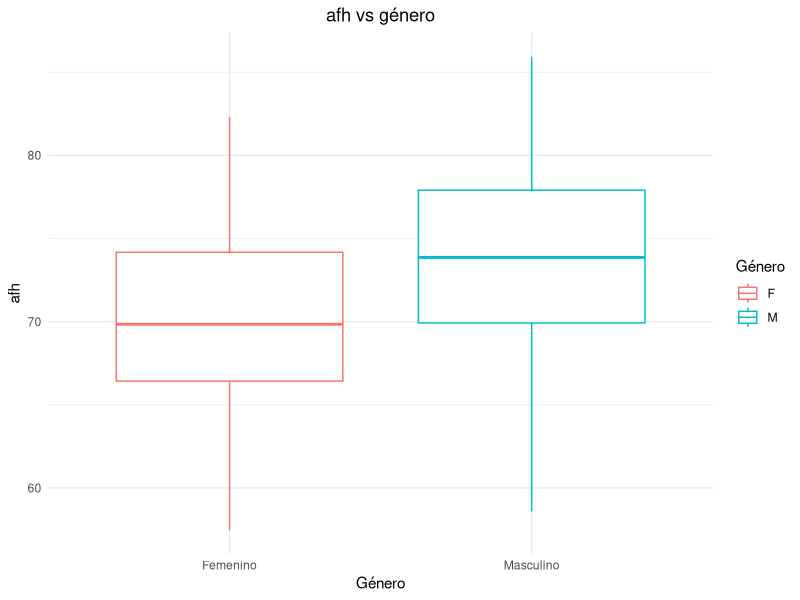
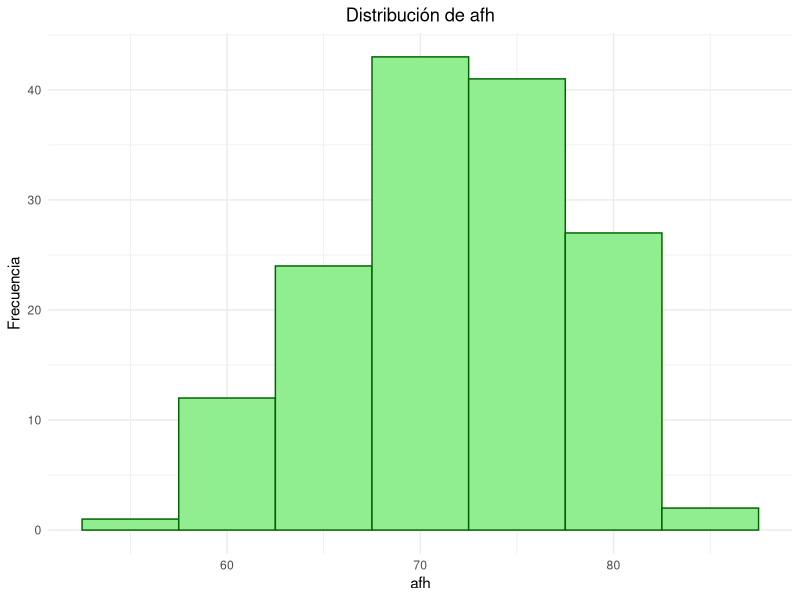
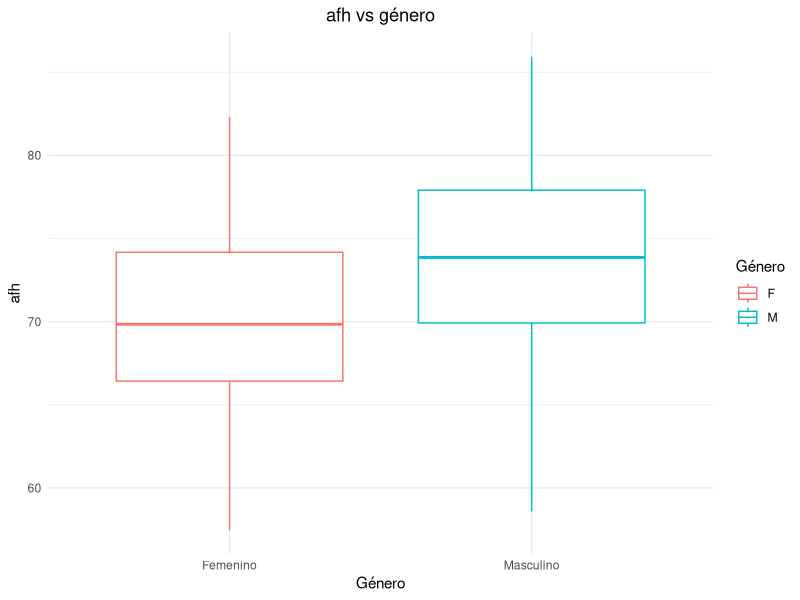
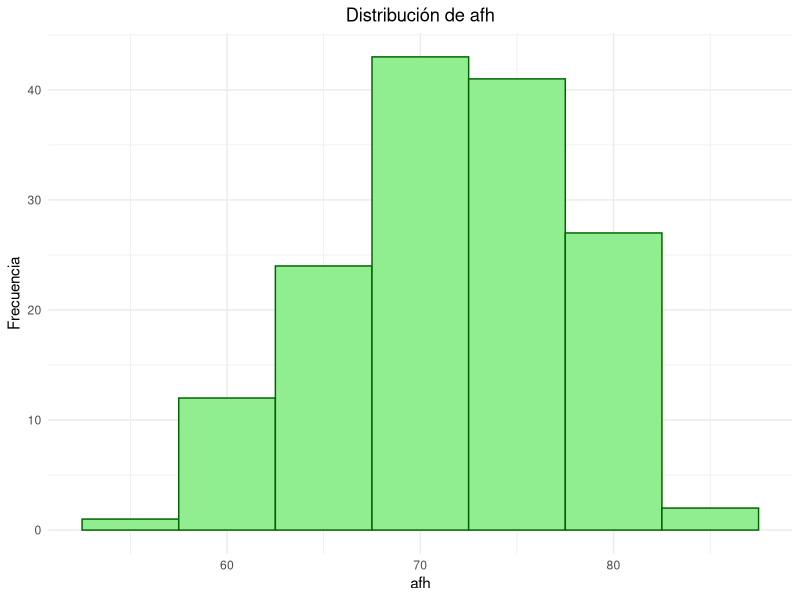

The R script that drew these images, in order:
## ---- chunk 1
knitr::opts_chunk$set(echo = TRUE)
library(tidyverse)
library(knitr)
library(kableExtra)
library(class)
## ---- chunk 2
datos <- read.csv("datosage_6.csv", header = T) %>%
  mutate(gender = as.factor(gender))

ggplot(data = datos) +
  geom_boxplot(mapping = aes(x = gender, y = afh, color = gender)) +
  scale_x_discrete(labels = c("Femenino", "Masculino")) + 
  scale_colour_discrete(labels = c("F", "M")) +
  labs(colour = "Género", title = "afh vs género") + 
  xlab("Género") +
  theme_minimal() +
  theme(plot.title = element_text(hjust = 0.5))
## ---- chunk 3
ggplot(data = datos, aes(x = afh)) +
  geom_histogram(binwidth = 5, 
                 color = "darkgreen", fill = "lightgreen") +
  ylab("Frecuencia") +
  labs(title = "Distribución de afh") +
  theme_minimal() +
  theme(plot.title = element_text(hjust = 0.5))
## ---- chunk 4
#Partiendo los datos aleatoriamente para la modelacion
set.seed(3435)
indexes <- sample(1:dim(datos)[1], 0.8 * dim(datos)[1])

#Particion de los datos
train_data <- datos[indexes, ] %>%
  select(afh, gender) %>%
  mutate(gender = as.numeric(gender))

test_data <- datos[-indexes, ] %>%
  select(gender) %>%
  mutate(gender = as.numeric(gender))

test_response <- datos[-indexes, ] %>%
  select(afh) %>%
  unlist() %>%
  as.numeric()

#NOTA: del factor con niveles 0 y 1, siendo numericos se convierten en 1 y 2
#respectivamente
## ---- chunk 5
#Se usa datos en los indices necesarios porque en dicha bd, gender es un factor
#(lm sí soporta factores)
param <- lm(afh ~ gender, data = datos[indexes, c("afh", "gender")])
## ---- chunk 6
spans <- seq(from = 0.05, to = 0.95, by = 0.025)
mse <- c()
for(i in spans){
  mod_actual <- loess(afh ~ gender, data = train_data, span = i)
  mse <- append(mse, Metrics::mse(train_data$afh, fitted(mod_actual)))
}
#Nota: Para los spans escogidos se cumple que a partir de 0.575 el mse de
#entrenamiento siempre es 31.51
## ---- chunk 7
#Aqui si se usa la base train porque gender es numerica para que loess funcione
nparam <- loess(afh ~ gender, data = train_data)
## ---- chunk 8
#Modelo lineal
afh_hat_param <- predict(param, data.frame(gender =  datos[-indexes, 5]))
mse_param <- Metrics::mse(test_response, afh_hat_param)

#Modelo loess (No parametrico)
afh_hat_np <- predict(nparam, test_data)
mse_np <- Metrics::mse(test_response, afh_hat_np)

#Tabla comparativa
comparacion <- data.frame(MSE = c(mse_param, mse_np) %>% round(3))
rownames(comparacion) <- c("Lineal", "Loess")
kable(comparacion, longtable = T, escape = F, booktabs = T,
      caption = "MSE de los modelos")
## ---- chunk 9

# Lectura de datos
datos3 <- read.csv("datos3.txt", sep = " ", encoding = "UTF-8") 

## ---- chunk 10

# Presentación de tabla en el documento
kable(
      datos3,
      booktabs = T,
      col.names = c("Obs.", "$X_1$", "$X_2$", "$X_3$", "$Y$"),
      align = rep('c', 5),
      escape = F
      ) %>%
      kable_styling(latex_options = c("HOLD_position")) 
## ---- chunk 11
# Se salcula la distancia euclideana con respecto al nuevo punto.
punto <- c(0, 0, 0)

datos3 <- datos3 %>%
            mutate(dis = sqrt( (X1 - punto[1])^2 + (X2 - punto[2])^2 + (X3 - punto[3])^2 ))

## ---- chunk 12
kable(
      datos3[c(1:4, 6, 5)],
      booktabs = T,
      col.names = c("Obs.", "$X_1$", "$X_2$", "$X_3$", "Distancia euclideana", "$Y$"),
      align = rep('c', 5),
      escape = F
      ) %>%
      kable_styling(latex_options = c("HOLD_position")) 
## ---- chunk 13
# Se añade la nueva observación y se escalan los datos
datos3_est <- datos3[,1:5] %>%
                add_row(Obs. = 7,
                        X1 = 0,
                        X2 = 0,
                        X3 = 0, 
                        Y = "Desconocido") %>%
                mutate(X1 = scale(X1),
                       X2 = scale(X2),
                       X3 = scale(X3)) 

# Punto sobre el cual se calcula la distancia
punto <- as.numeric(datos3_est[7,2:4])

# Distancia
datos3_est <- datos3_est %>%
                mutate(dist = sqrt( (X1 - punto[1])^2 + (X2 - punto[2])^2 + (X3 - punto[3])^2 ) )


## ---- chunk 14

# Presentación de tabla en el documento
kable(
      datos3_est[c(1:4, 6, 5)],
      booktabs = T,
      col.names = c("Obs.", "$X_1'$", "$X_2'$", "$X_3'$", "Distancia euclideana", "Y"),
      align = rep('c', 6),
      escape = F
      ) %>%
      kable_styling(latex_options = c("HOLD_position"))  %>%
      row_spec(5, background = "green")
## ---- chunk 15

# Presentación de tabla en el documento
kable(
      datos3_est[c(1:4, 6, 5)],
      booktabs = T,
      col.names = c("Obs.", "$X_1'$", "$X_2'$", "$X_3'$", "Distancia euclideana", "Y"),
      align = rep('c', 6),
      escape = F
      ) %>%
      kable_styling(latex_options = c("HOLD_position"))  %>%
      row_spec(c(4, 5), background = "green") %>%
      row_spec(6, background = "red")
## ---- chunk 16
datos <- read.csv("datosage_6.csv", header = T) %>%
  mutate(gender = as.factor(gender))

ggplot(data = datos) +
  geom_boxplot(mapping = aes(x = gender, y = afh, color = gender)) +
  scale_x_discrete(labels = c("Femenino", "Masculino")) + 
  scale_colour_discrete(labels = c("F", "M")) +
  labs(colour = "Género", title = "afh vs género") + 
  xlab("Género") +
  theme_minimal() +
  theme(plot.title = element_text(hjust = 0.5))
## ---- chunk 17
ggplot(data = datos, aes(x = afh)) +
  geom_histogram(binwidth = 5, 
                 color = "darkgreen", fill = "lightgreen") +
  ylab("Frecuencia") +
  labs(title = "Distribución de afh") +
  theme_minimal() +
  theme(plot.title = element_text(hjust = 0.5))
## ---- chunk 18
#Partiendo los datos aleatoriamente para la modelacion
set.seed(3435)
indexes <- sample(1:dim(datos)[1], 0.8 * dim(datos)[1])

#Particion de los datos
train_data <- datos[indexes, ] %>%
  select(afh, gender) %>%
  mutate(gender = as.numeric(gender))

test_data <- datos[-indexes, ] %>%
  select(gender) %>%
  mutate(gender = as.numeric(gender))

test_response <- datos[-indexes, ] %>%
  select(afh) %>%
  unlist() %>%
  as.numeric()

#NOTA: del factor con niveles 0 y 1, siendo numericos se convierten en 1 y 2
#respectivamente
## ---- chunk 19
#Se usa datos en los indices necesarios porque en dicha bd, gender es un factor
#(lm sí soporta factores)
param <- lm(afh ~ gender, data = datos[indexes, c("afh", "gender")])
## ---- chunk 20
spans <- seq(from = 0.05, to = 0.95, by = 0.025)
mse <- c()
for(i in spans){
  mod_actual <- loess(afh ~ gender, data = train_data, span = i)
  mse <- append(mse, Metrics::mse(train_data$afh, fitted(mod_actual)))
}
#Nota: Para los spans escogidos se cumple que a partir de 0.575 el mse de
#entrenamiento siempre es 31.51
## ---- chunk 21
#Aqui si se usa la base train porque gender es numerica para que loess funcione
nparam <- loess(afh ~ gender, data = train_data)
## ---- chunk 22
#Modelo lineal
afh_hat_param <- predict(param, data.frame(gender =  datos[-indexes, 5]))
mse_param <- Metrics::mse(test_response, afh_hat_param)

#Modelo loess (No parametrico)
afh_hat_np <- predict(nparam, test_data)
mse_np <- Metrics::mse(test_response, afh_hat_np)

#Tabla comparativa
comparacion <- data.frame(MSE = c(mse_param, mse_np) %>% round(3))
rownames(comparacion) <- c("Lineal", "Loess")
kable(comparacion, longtable = T, escape = F, booktabs = T)
## ---- chunk 23

# Datos de entrenamiento, corresponden a las primeras 6 obs.
train <- datos3_est[1:6, c("X1", "X2", "X3")] 

# Nuevo dato (x_0)
new_data <- datos3_est[7 ,c("X1", "X2", "X3")]

# Variable respuesta Y 
labels <- datos3_est[1:6,c("Y")]

## ---- chunk 24
fit.knn <- knn(train = train, 
               test = new_data, 
               cl = labels, 
               k = 3, 
               prob = TRUE)
fit.knn
